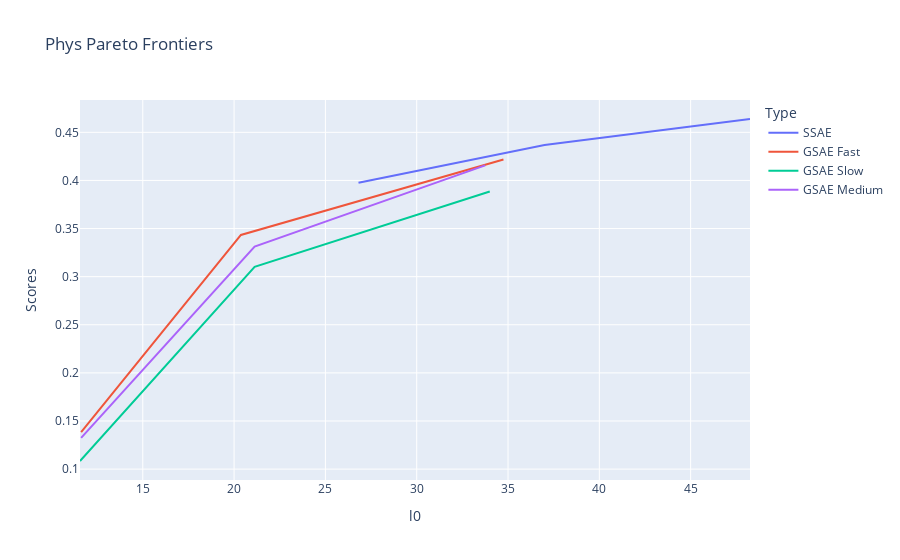

Notebook code cell kept with this figure:
### Code cell
import pandas as pd
import plotly.express as px

# Create a DataFrame for each set of data
df_ssae = pd.DataFrame({'l0': ssae_phys_l0, 'Scores': ssae_phys_varexp, 'Type': 'SSAE'})
df_gsae_fast = pd.DataFrame({'l0': gsae_fast_phys_l0, 'Scores': gsae_fast_phys_varexp, 'Type': 'GSAE Fast'})
df_gsae_slow = pd.DataFrame({'l0': gsae_slow_phys_l0, 'Scores': gsae_slow_phys_varexp, 'Type': 'GSAE Slow'})
df_gsae_medium = pd.DataFrame({'l0': gsae_medium_phys_l0, 'Scores': gsae_medium_phys_varexp, 'Type': 'GSAE Medium'})

# Combine the DataFrames
df = pd.concat([df_ssae, df_gsae_fast, df_gsae_slow, df_gsae_medium])

# Create a line plot
fig = px.line(df, x='l0', y='Scores', color='Type', labels={'l0': 'l0', 'Scores': 'Scores'}, title='Phys Pareto Frontiers')

# Show the plot
fig.show()

### Figure 1 — Plotly figure (JSON) as saved in the notebook; plotly's stock layout.template omitted (floating-point values rounded to 4 significant figures)
{"data": [{"hovertemplate": "Type=SSAE<br>l0=%{x}<br>Scores=%{y}<extra></extra>", "legendgroup": "SSAE", "line": {"color": "#636efa", "dash": "solid"}, "marker": {"symbol": "circle"}, "mode": "lines", "name": "SSAE", "orientation": "v", "showlegend": true, "type": "scatter", "x": [48.25, 37, 26.81], "xaxis": "x", "y": [0.4639, 0.4367, 0.3976], "yaxis": "y"}, {"hovertemplate": "Type=GSAE Fast<br>l0=%{x}<br>Scores=%{y}<extra></extra>", "legendgroup": "GSAE Fast", "line": {"color": "#EF553B", "dash": "solid"}, "marker": {"symbol": "circle"}, "mode": "lines", "name": "GSAE Fast", "orientation": "v", "showlegend": true, "type": "scatter", "x": [34.75, 20.38, 11.62], "xaxis": "x", "y": [0.4217, 0.3434, 0.1386], "yaxis": "y"}, {"hovertemplate": "Type=GSAE Slow<br>l0=%{x}<br>Scores=%{y}<extra></extra>", "legendgroup": "GSAE Slow", "line": {"color": "#00cc96", "dash": "solid"}, "marker": {"symbol": "circle"}, "mode": "lines", "name": "GSAE Slow", "orientation": "v", "showlegend": true, "type": "scatter", "x": [34, 21.12, 11.56], "xaxis": "x", "y": [0.3886, 0.3102, 0.1084], "yaxis": "y"}, {"hovertemplate": "Type=GSAE Medium<br>l0=%{x}<br>Scores=%{y}<extra></extra>", "legendgroup": "GSAE Medium", "line": {"color": "#ab63fa", "dash": "solid"}, "marker": {"symbol": "circle"}, "mode": "lines", "name": "GSAE Medium", "orientation": "v", "showlegend": true, "type": "scatter", "x": [33.75, 21.12, 11.62], "xaxis": "x", "y": [0.4157, 0.3313, 0.1325], "yaxis": "y"}], "layout": {"legend": {"title": {"text": "Type"}, "tracegroupgap": 0}, "title": {"text": "Phys Pareto Frontiers"}, "xaxis": {"anchor": "y", "domain": [0, 1], "title": {"text": "l0"}}, "yaxis": {"anchor": "x", "domain": [0, 1], "title": {"text": "Scores"}}}}
